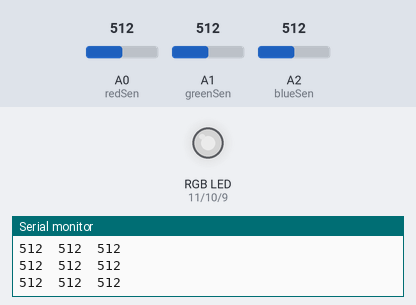
Bench run of a sketch on a simulated Arduino Uno, built with avr-gcc and run on an emulated ATmega328P. Shown: an RGB LED mixed from three pins (HIGH = lit), the last lines printed to the serial monitor. The test bench sets the inputs (shaded band); at power-on: A0 (redSen) = 512, A1 (greenSen) = 512, A2 (blueSen) = 512. Dim RGB values are drawn brighter than linear.

Above: at 1.2 s.
1.3 s: A0 (redSen) set to 11
At 1.8 s:
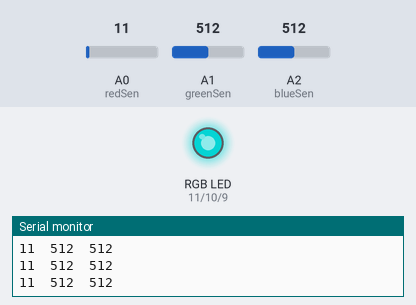
2.8 s: A0 (redSen) set to 8
5.8 s: A1 (greenSen) set to 306
At 6.6 s:
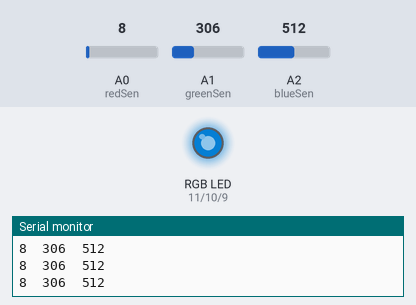
7.3 s: A2 (blueSen) set to 306
At 7.7 s:
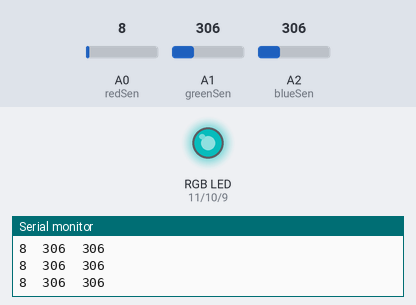
8.8 s: A1 (greenSen) set to 122
At 10.0 s:
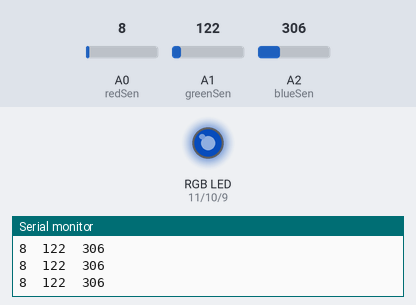
10.3 s: A2 (blueSen) set to 122
At 11.1 s:
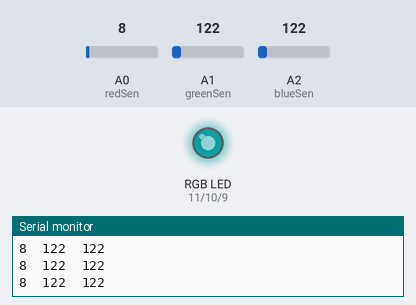
Timing chart, 0 to 12.8 s (numbered marks = the images above; inputs shaded):
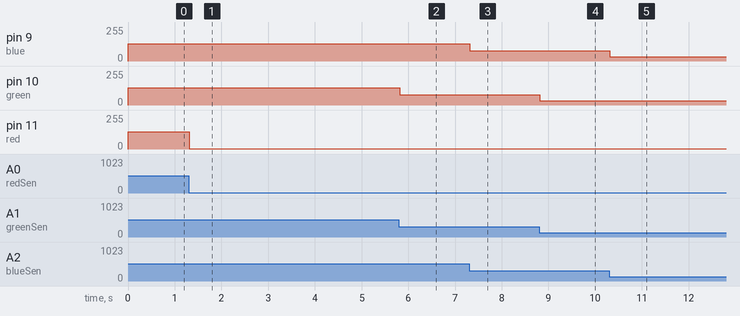

The sketch:

RGBPotentiometers.ino
```cpp
// Classroom introduction.

// initialize variables I will need
int red = 11; // red pin
int green = 10; // green pin
int blue = 9; // blue pin
int redSen  = A0; // red sensor
int greenSen = A1; // green sensor
int blueSen = A2; // blue sensor
int redVal = 0; // red value
int greenVal = 0; // greenvalue
int blueVal = 0; // blue value


// the setup routine runs once when you press reset:
void setup()
{
  // initialize serial communication at 9600 bits per second:
  Serial.begin(9600);
  // print headers
  Serial.println( "redValue"  "\t"  "greenValue" "\t"  "blueValue");
  // initialize each pin as an oputput.
  pinMode(red, OUTPUT);
  pinMode(green, OUTPUT);
  pinMode(blue, OUTPUT);
} // end setup

// the loop routine runs over and over again forever:
void loop()
{
  // read the input on analog pin for each color and set value:
  int redVal = analogRead( redSen );
  int greenVal = analogRead( greenSen );
  int blueVal = analogRead( blueSen );
  // print out the value you read:
  Serial.print( redVal);
  Serial.print( "\t" );
  Serial.print( greenVal);
  Serial.print( "\t" );
  Serial.println( blueVal);
  analogWrite(red, (redVal / 4 +1) );
  analogWrite(green, (greenVal / 4 +1) );
  analogWrite(blue, (blueVal / 4 +1) );

} // end loop
```

Measured:
- after the input at 1.3 s, pin 11 (red): 129/255 → 3/255 at once
- after the input at 5.8 s, pin 10 (green): 129/255 → 77/255 at once
- after the input at 7.3 s, pin 9 (blue): 129/255 → 77/255 at once
- after the input at 8.8 s, pin 10 (green): 77/255 → 31/255 at once
- after the input at 10.3 s, pin 9 (blue): 77/255 → 31/255 at once
